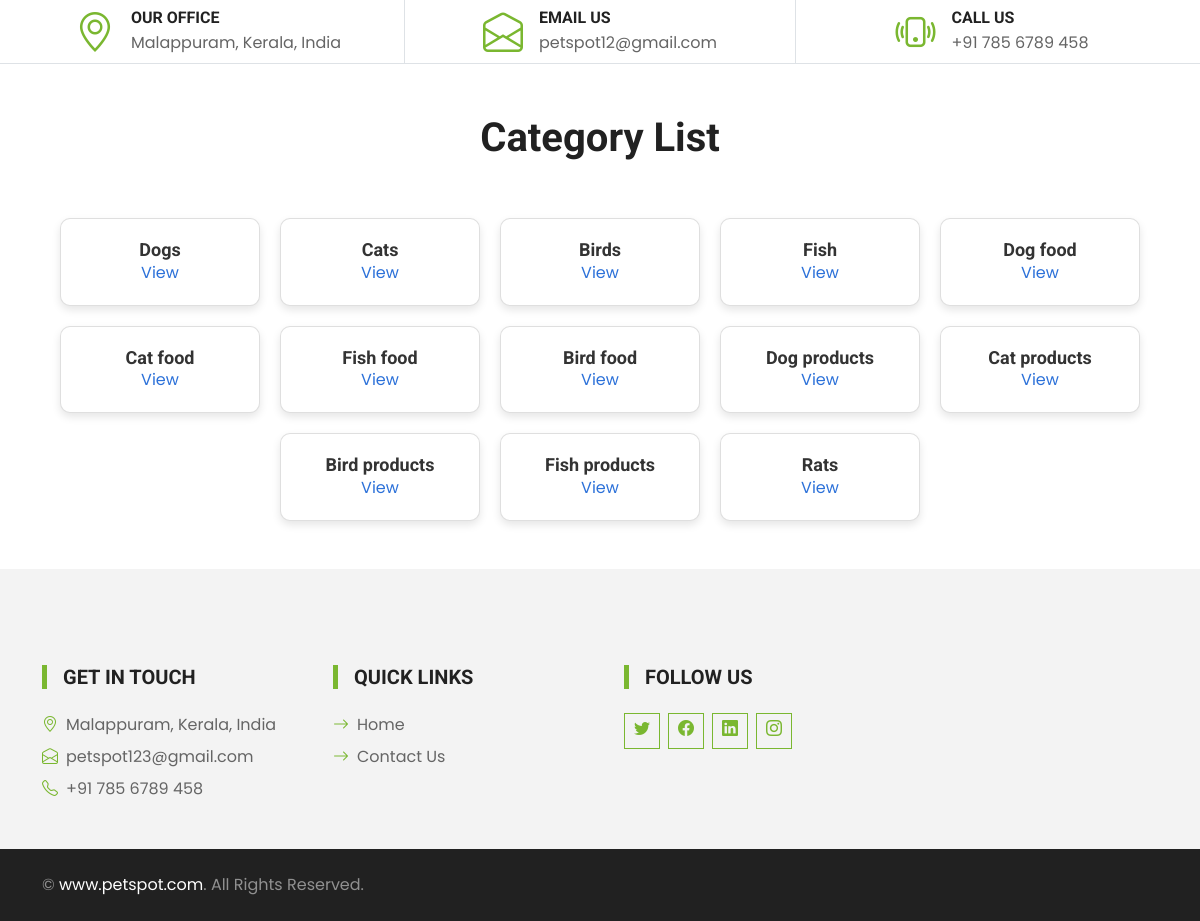
/view_pets_category, run on the app's committed database.
### pet_app/models.py (models this page shows, shortened)
class Category(models.Model):
    name = models.CharField(max_length=100,null=True, blank=True)

### pet_app/views.py (the view)
# urls.py: path('view_pets_category',views.view_pets_category,name='view_pets_category'),
def view_pets_category(request):
    category=Category.objects.all()
    return render(request,"user/view_pets_category.html",{"category":category})

### templates/user/view_pets_category.html (shortened to what this page needs)
{% extends 'user/base.html' %}
 {% load static %}
 {% block content %}
<!DOCTYPE html>
<html lang="en">
<head>
</head>
<body>
    <h1 style="text-align: center;margin-top: 50px;">Category  List</h1><br><br>
    <div class="category-cards">
        {% for i in category %}
        <div class="card">
            <div class="card-content">
                <h2>{{ i.name }}</h2>
                <a href="{% url 'view_pets_products' i.id %}" style="color: #2c71d9;">View</a>
            </div>
        </div>
        {% endfor %}
    </div>
</body>
</html>
{% endblock %}

### static/user/css/style.css (style rules this page uses)
:root { --primary: #7AB730; --secondary: #FFD33C; --light: #F3F3F3; --dark: #212121; }

### templates/user/view_pets_category.html (style rules this page uses)
.category-cards { display: flex; flex-wrap: wrap; gap: 20px; justify-content: center; }
.card { background-color: #ffffff; border-radius: 10px; box-shadow: 0 4px 8px rgba(0, 0, 0, 0.1); transition: transform 0.3s ease; width: 200px; text-align: center; overflow: hidden; }
.card-content { padding: 20px; }
.card h2 { font-size: 18px; color: #333; margin: 0; }

### data on the page
Category: name "Dogs"
Category: name "Cats"
Category: name "Birds"
Category: name "Fish"
Category: name "Dog food"
Category: name "Cat food"
Category: name "Fish food"
Category: name "Bird food"
Category: name "Dog products"
Category: name "Cat products"
Category: name "Bird products"
Category: name "Fish products"
Category: name "Rats"
